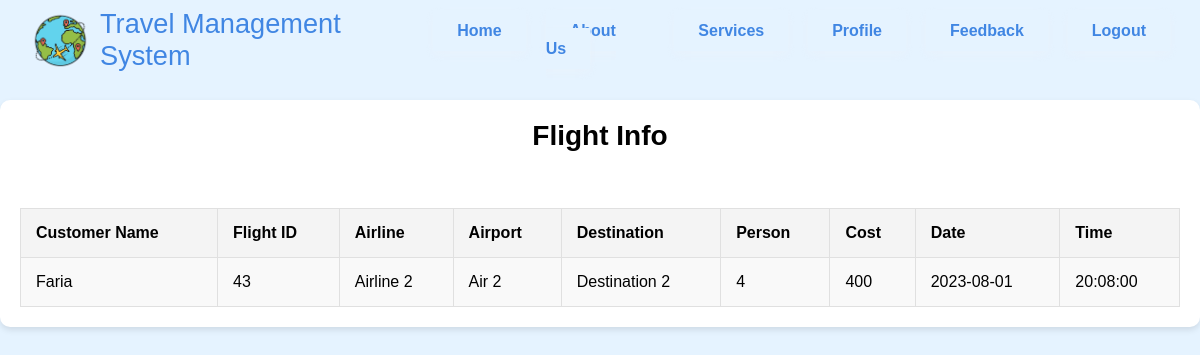
The page /customer_view_flight.php (signed in) on the database its author committed.
### tables this page shows
CREATE TABLE `flight` (
  `id` int(11) NOT NULL,
  `airline` varchar(100) NOT NULL,
  `airport` varchar(100) NOT NULL,
  `cost` int(11) NOT NULL,
  `customer_name` varchar(100) NOT NULL,
  `date` date NOT NULL,
  `time` time NOT NULL,
  `destination` varchar(255) DEFAULT NULL,
  `person` int(11) DEFAULT NULL
);

### customer_view_flight.php (the view, shortened to what this page needs)
<?php
$host = "localhost";
$user = "root";
$password = "";
$db = "cse470";
$data = mysqli_connect($host, $user, $password, $db);
$sql = "SELECT * FROM flight WHERE customer_name = '{$_SESSION['username']}'";
$result = mysqli_query($data, $sql);
?>
<!DOCTYPE html>
<html>
<head>
</head>
<header>
    <?php include "navbar.php"; ?>
</header>
<body>
    <div class="content">
        <center>
            <h1>Flight Info</h1>
            <br><br>
            <table border="1px">
                <tr>
                    <th class="table_th">Customer Name</th>
                    <th class="table_th">Flight ID</th>
                    <th class="table_th">Airline</th>
                    <th class="table_th">Airport</th>
                    <th class="table_th">Destination</th>
                    <th class="table_th">Person</th>
                    <th class="table_th">Cost</th>
                    <th class="table_th">Date</th>
                    <th class="table_th">Time</th>
                </tr>
                <?php
                while ($info = $result->fetch_assoc()) {
                    ?>
                    <tr>
                        <td class="table_td">
                            <?php echo "{$info['customer_name']}"; ?>
                        </td>
                        <td class="table_td">
                            <?php echo "{$info['id']}"; ?>
                        </td>
                        <td class="table_td">
                            <?php echo "{$info['airline']}"; ?>
                        </td>
                        <td class="table_td">
                            <?php echo "{$info['airport']}"; ?>
                        </td>
                        <td class="table_td">
                            <?php echo "{$info['destination']}"; ?>
                        </td>
                        <td class="table_td">
                            <?php echo "{$info['person']}"; ?>
                        </td>
                        <td class="table_td">
                            <?php echo "{$info['cost']}"; ?>
                        </td>
                        <td class="table_td">
                            <?php echo "{$info['date']}"; ?>
                        </td>
                        <td class="table_td">
                            <?php echo "{$info['time']}"; ?>
                        </td>
                    </tr>
                <?php
                }
                ?>
            </table>
        </center>
    </div>
</body>
</html>

### navbar.css (style rules this page uses)
* { margin: 0; padding: 0; }
body { font-family: 'Montserrat', sans-serif; background-color: #e5f3ff; }

### customer_view_flight.php (style rules this page uses)
.content { max-width: 1200px; margin: 20px auto; padding: 20px; background-color: #fff; border-radius: 10px; box-shadow: 0px 3px 6px rgba(0, 0, 0, 0.1); }
h1 { font-size: 28px; margin-bottom: 20px; }
table { width: 100%; border-collapse: collapse; border: 1px solid #e0e0e0; }
th, td { padding: 15px; text-align: left; }
th { background-color: #f4f4f4; font-weight: bold; }
tr:nth-child(even) { background-color: #f9f9f9; }

### rows shown on the page
flight: customer_name "Faria", id "43", airline "Airline 2", airport "Air 2", destination "Destination 2", person "4", cost "400", date "2023-08-01", time "20:08:00"
